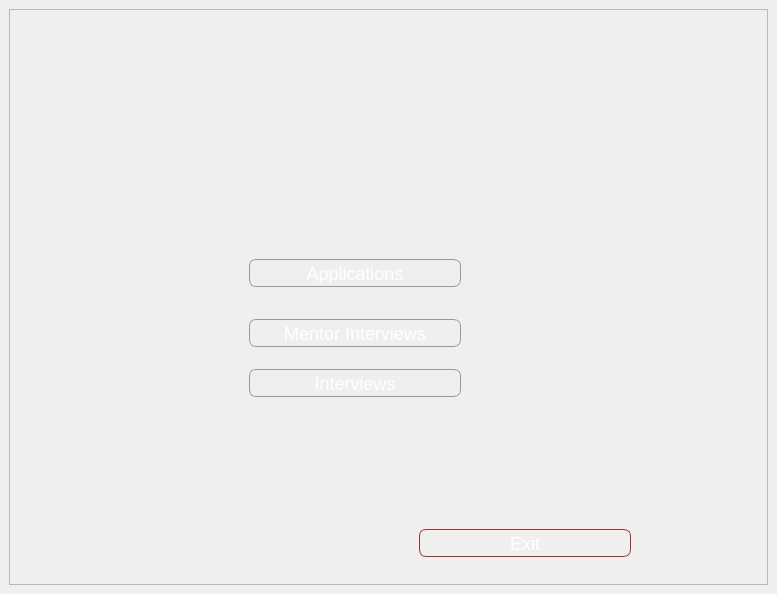
<?xml version="1.0" encoding="UTF-8"?>
<ui version="4.0">
 <class>MainWindow</class>
 <widget class="QMainWindow" name="MainWindow">
  <property name="geometry">
   <rect>
    <x>0</x>
    <y>0</y>
    <width>777</width>
    <height>594</height>
   </rect>
  </property>
  <property name="windowTitle">
   <string>MainWindow</string>
  </property>
  <property name="styleSheet">
   <string notr="true">#MyLoginForm {
background: white;
}

</string>
  </property>
  <widget class="QWidget" name="centralwidget">
   <layout class="QVBoxLayout" name="verticalLayout">
    <item>
     <widget class="QFrame" name="mainFrame">
      <property name="styleSheet">
       <string notr="true"/>
      </property>
      <property name="frameShape">
       <enum>QFrame::StyledPanel</enum>
      </property>
      <property name="frameShadow">
       <enum>QFrame::Raised</enum>
      </property>
      <widget class="QLabel" name="label_3">
       <property name="enabled">
        <bool>true</bool>
       </property>
       <property name="geometry">
        <rect>
         <x>120</x>
         <y>0</y>
         <width>81</width>
         <height>101</height>
        </rect>
       </property>
       <property name="autoFillBackground">
        <bool>false</bool>
       </property>
       <property name="styleSheet">
        <string notr="true"/>
       </property>
       <property name="frameShadow">
        <enum>QFrame::Plain</enum>
       </property>
       <property name="text">
        <string/>
       </property>
       <property name="pixmap">
        <pixmap>VIT3/logo1.png</pixmap>
       </property>
       <property name="scaledContents">
        <bool>true</bool>
       </property>
      </widget>
      <widget class="QPushButton" name="pushButton_2">
       <property name="geometry">
        <rect>
         <x>410</x>
         <y>520</y>
         <width>212</width>
         <height>28</height>
        </rect>
       </property>
       <property name="styleSheet">
        <string notr="true">QPushButton {
    color: white;
    background-color: qlineargradient(x1:0, y1:0, x2:0, y2:1,
                                       stop:0 #ff6666,
                                       stop:0.1 #ff7777,
                                       stop:0.49 #cc3333,
                                       stop:0.5 #bb2244,
                                       stop:1 #cc3333);
    border-width: 1px;
    border-color: #993333;
    border-style: solid;
    border-radius: 7px;
    padding: 3px;
    font-size: 18px;
    padding-left: 5px;
    padding-right: 5px;
    min-width: 100px;
    max-width: 300px;
    min-height: 20px;
    max-height: 20px;
}

QPushButton:hover {
    background-color: qlineargradient(x1:0, y1:0, x2:0, y2:1,
                                       stop:0 #ff8888,
                                       stop:0.1 #ff9999,
                                       stop:0.49 #cc5555,
                                       stop:0.5 #bb3355,
                                       stop:1 #cc5555);
}

QPushButton:pressed {
    background-color: qlineargradient(x1:0, y1:0, x2:0, y2:1,
                                       stop:0 #ff4444,
                                       stop:0.1 #ff5555,
                                       stop:0.49 #cc1111,
                                       stop:0.5 #aa0022,
                                       stop:1 #cc1111);
}
</string>
       </property>
       <property name="text">
        <string>Exit</string>
       </property>
       <property name="icon">
        <iconset>
         <normaloff>../../Users/Durak/Downloads/close_FILL0_wght400_GRAD0_opsz24.png</normaloff>../../Users/Durak/Downloads/close_FILL0_wght400_GRAD0_opsz24.png</iconset>
       </property>
      </widget>
      <widget class="QLabel" name="label_4">
       <property name="geometry">
        <rect>
         <x>240</x>
         <y>10</y>
         <width>371</width>
         <height>81</height>
        </rect>
       </property>
       <property name="autoFillBackground">
        <bool>false</bool>
       </property>
       <property name="styleSheet">
        <string notr="true"/>
       </property>
       <property name="text">
        <string/>
       </property>
       <property name="pixmap">
        <pixmap>VIT3/logo2.png</pixmap>
       </property>
       <property name="scaledContents">
        <bool>true</bool>
       </property>
      </widget>
      <widget class="QPushButton" name="pushButton_4">
       <property name="geometry">
        <rect>
         <x>240</x>
         <y>360</y>
         <width>212</width>
         <height>28</height>
        </rect>
       </property>
       <property name="styleSheet">
        <string notr="true">QPushButton {
    color: white;
    background-color: qlineargradient(x1:0, y1:0, x2:0, y2:1,
                                       stop:0 #CCCCCC,
                                       stop:0.1 #DDDDDD,
                                       stop:0.49 #AAAAAA,
                                       stop:0.5 #999999,
                                       stop:1 #AAAAAA);
    border-width: 1px;
    border-color: #999999;
    border-style: solid;
    border-radius: 7px;
    padding: 3px;
    font-size: 18px;
    padding-left: 5px;
    padding-right: 5px;
    min-width: 200px;
    max-width: 200px;
    min-height: 20px;
    max-height: 20px;
}

QPushButton:hover {
    background-color: qlineargradient(x1:0, y1:0, x2:0, y2:1,
                                       stop:0 #DDDDDD,
                                       stop:0.1 #EEEEEE,
                                       stop:0.49 #BBBBBB,
                                       stop:0.5 #AAAAAA,
                                       stop:1 #BBBBBB);
}

QPushButton:pressed {
    background-color: qlineargradient(x1:0, y1:0, x2:0, y2:1,
                                       stop:0 #AAAAAA,
                                       stop:0.1 #BBBBBB,
                                       stop:0.49 #888888,
                                       stop:0.5 #777777,
                                       stop:1 #888888);
}
</string>
       </property>
       <property name="text">
        <string>Interviews</string>
       </property>
      </widget>
      <widget class="QPushButton" name="pushButton_5">
       <property name="geometry">
        <rect>
         <x>240</x>
         <y>310</y>
         <width>212</width>
         <height>28</height>
        </rect>
       </property>
       <property name="styleSheet">
        <string notr="true">QPushButton {
    color: white;
    background-color: qlineargradient(x1:0, y1:0, x2:0, y2:1,
                                       stop:0 #CCCCCC,
                                       stop:0.1 #DDDDDD,
                                       stop:0.49 #AAAAAA,
                                       stop:0.5 #999999,
                                       stop:1 #AAAAAA);
    border-width: 1px;
    border-color: #999999;
    border-style: solid;
    border-radius: 7px;
    padding: 3px;
    font-size: 18px;
    padding-left: 5px;
    padding-right: 5px;
    min-width: 200px;
    max-width: 200px;
    min-height: 20px;
    max-height: 20px;
}

QPushButton:hover {
    background-color: qlineargradient(x1:0, y1:0, x2:0, y2:1,
                                       stop:0 #DDDDDD,
                                       stop:0.1 #EEEEEE,
                                       stop:0.49 #BBBBBB,
                                       stop:0.5 #AAAAAA,
                                       stop:1 #BBBBBB);
}

QPushButton:pressed {
    background-color: qlineargradient(x1:0, y1:0, x2:0, y2:1,
                                       stop:0 #AAAAAA,
                                       stop:0.1 #BBBBBB,
                                       stop:0.49 #888888,
                                       stop:0.5 #777777,
                                       stop:1 #888888);
}
</string>
       </property>
       <property name="text">
        <string>Mentor Interviews</string>
       </property>
      </widget>
      <widget class="QPushButton" name="pushButton">
       <property name="geometry">
        <rect>
         <x>240</x>
         <y>250</y>
         <width>212</width>
         <height>28</height>
        </rect>
       </property>
       <property name="styleSheet">
        <string notr="true">QPushButton {
    color: white;
    background-color: qlineargradient(x1:0, y1:0, x2:0, y2:1,
                                       stop:0 #CCCCCC,
                                       stop:0.1 #DDDDDD,
                                       stop:0.49 #AAAAAA,
                                       stop:0.5 #999999,
                                       stop:1 #AAAAAA);
    border-width: 1px;
    border-color: #999999;
    border-style: solid;
    border-radius: 7px;
    padding: 3px;
    font-size: 18px;
    padding-left: 5px;
    padding-right: 5px;
    min-width: 200px;
    max-width: 200px;
    min-height: 20px;
    max-height: 20px;
}

QPushButton:hover {
    background-color: qlineargradient(x1:0, y1:0, x2:0, y2:1,
                                       stop:0 #DDDDDD,
                                       stop:0.1 #EEEEEE,
                                       stop:0.49 #BBBBBB,
                                       stop:0.5 #AAAAAA,
                                       stop:1 #BBBBBB);
}

QPushButton:pressed {
    background-color: qlineargradient(x1:0, y1:0, x2:0, y2:1,
                                       stop:0 #AAAAAA,
                                       stop:0.1 #BBBBBB,
                                       stop:0.49 #888888,
                                       stop:0.5 #777777,
                                       stop:1 #888888);
}
</string>
       </property>
       <property name="text">
        <string>Applications</string>
       </property>
      </widget>
      <zorder>pushButton_2</zorder>
      <zorder>label_4</zorder>
      <zorder>label_3</zorder>
      <zorder>pushButton_4</zorder>
      <zorder>pushButton_5</zorder>
      <zorder>pushButton</zorder>
     </widget>
    </item>
   </layout>
  </widget>
 </widget>
 <resources/>
 <connections/>
</ui>
